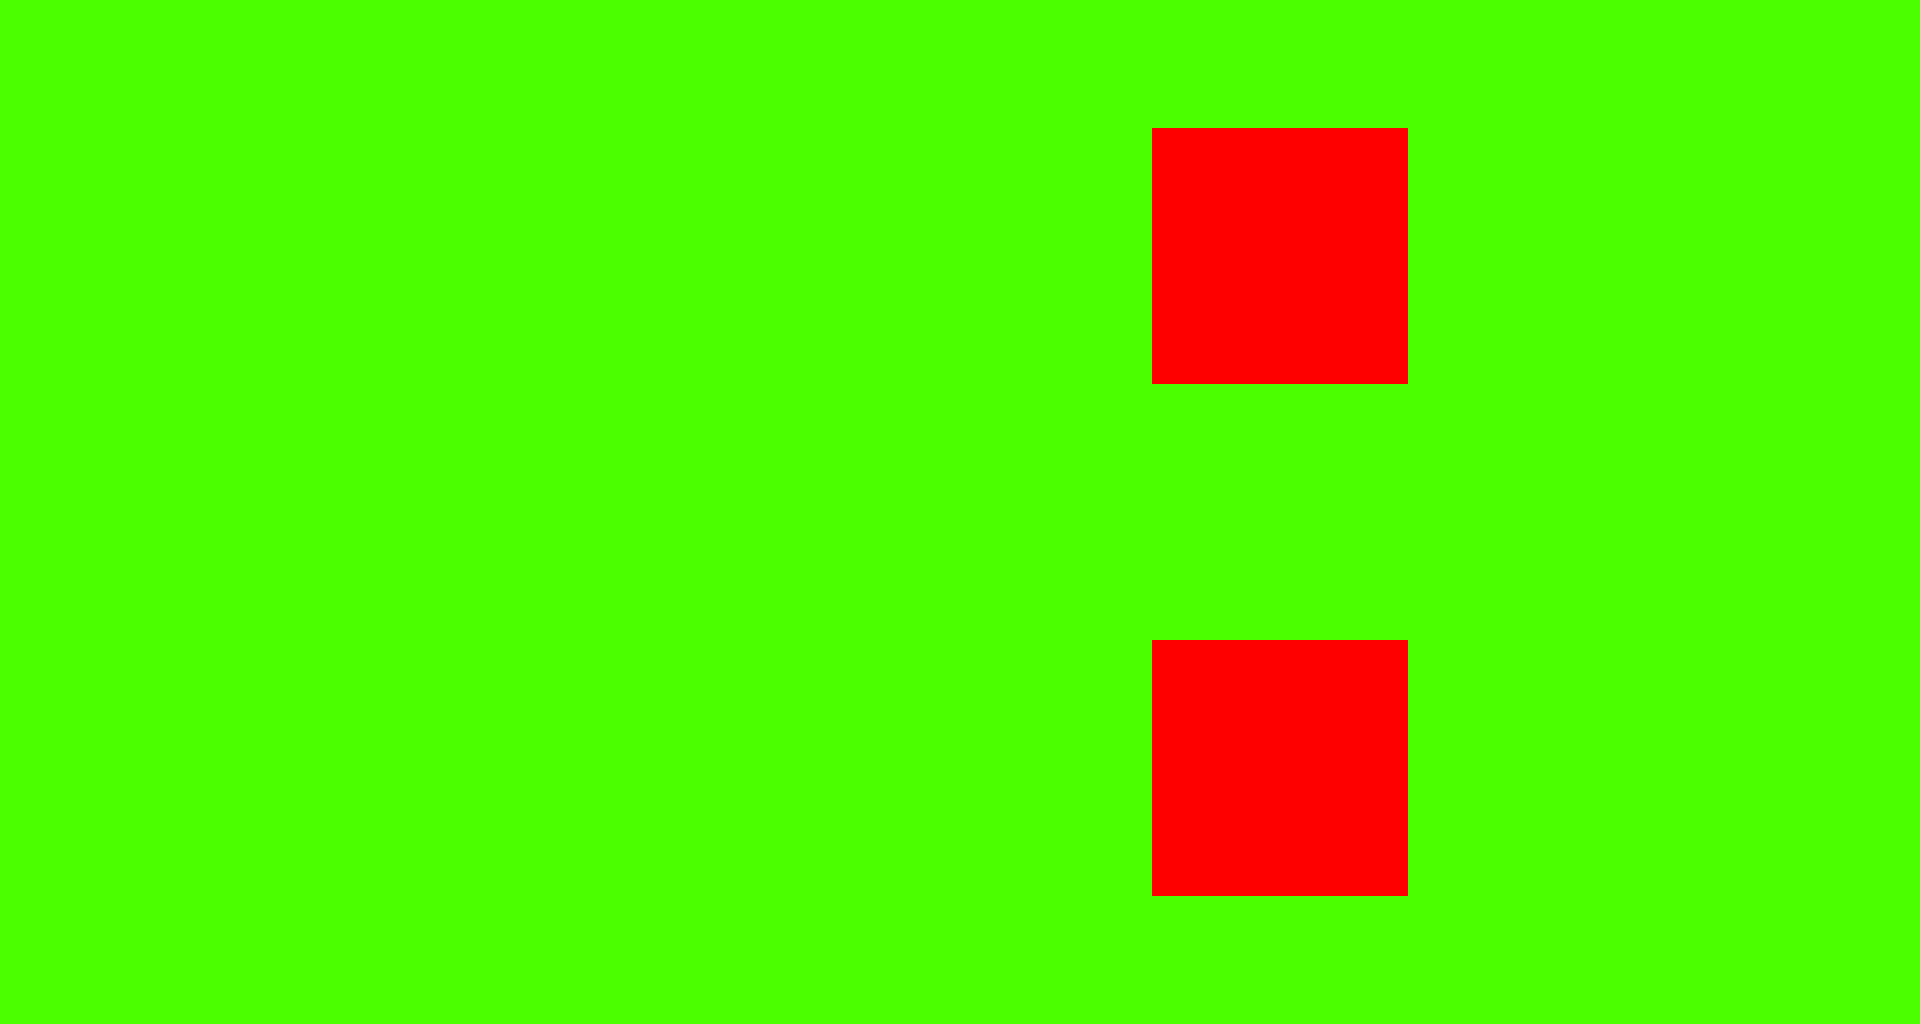

This game map was drawn from its Tiled (.tmx) file and the tilesets committed beside it. A one-line description and the full map source follow:
An orthogonal 30x16 tile map with 64x64 px tiles, 1 tile layer (world).

<map version="1.10" tiledversion="1.10.1" orientation="orthogonal" renderorder="right-down" width="30" height="16" tilewidth="64" tileheight="64" infinite="0" nextlayerid="2" nextobjectid="1">
 <editorsettings>
  <export target="tilemap/map1.json" format="json" />
 </editorsettings>
 <tileset firstgid="1" name="tempset" tilewidth="64" tileheight="64" tilecount="2" columns="2">
  <image source="tilemap/tempset.png" width="128" height="64" />
  <tile id="0">
   <properties>
    <property name="collides" type="bool" value="true" />
   </properties>
  </tile>
  <tile id="1">
   <properties>
    <property name="collisions" type="bool" value="false" />
   </properties>
  </tile>
 </tileset>
 <layer id="1" name="world" width="30" height="16">
  <data encoding="csv">
2,2,2,2,2,2,2,2,2,2,2,2,2,2,2,2,2,2,2,2,2,2,2,2,2,2,2,2,2,2,
2,2,2,2,2,2,2,2,2,2,2,2,2,2,2,2,2,2,2,2,2,2,2,2,2,2,2,2,2,2,
2,2,2,2,2,2,2,2,2,2,2,2,2,2,2,2,2,2,1,1,1,1,2,2,2,2,2,2,2,2,
2,2,2,2,2,2,2,2,2,2,2,2,2,2,2,2,2,2,1,1,1,1,2,2,2,2,2,2,2,2,
2,2,2,2,2,2,2,2,2,2,2,2,2,2,2,2,2,2,1,1,1,1,2,2,2,2,2,2,2,2,
2,2,2,2,2,2,2,2,2,2,2,2,2,2,2,2,2,2,1,1,1,1,2,2,2,2,2,2,2,2,
2,2,2,2,2,2,2,2,2,2,2,2,2,2,2,2,2,2,2,2,2,2,2,2,2,2,2,2,2,2,
2,2,2,2,2,2,2,2,2,2,2,2,2,2,2,2,2,2,2,2,2,2,2,2,2,2,2,2,2,2,
2,2,2,2,2,2,2,2,2,2,2,2,2,2,2,2,2,2,2,2,2,2,2,2,2,2,2,2,2,2,
2,2,2,2,2,2,2,2,2,2,2,2,2,2,2,2,2,2,2,2,2,2,2,2,2,2,2,2,2,2,
2,2,2,2,2,2,2,2,2,2,2,2,2,2,2,2,2,2,1,1,1,1,2,2,2,2,2,2,2,2,
2,2,2,2,2,2,2,2,2,2,2,2,2,2,2,2,2,2,1,1,1,1,2,2,2,2,2,2,2,2,
2,2,2,2,2,2,2,2,2,2,2,2,2,2,2,2,2,2,1,1,1,1,2,2,2,2,2,2,2,2,
2,2,2,2,2,2,2,2,2,2,2,2,2,2,2,2,2,2,1,1,1,1,2,2,2,2,2,2,2,2,
2,2,2,2,2,2,2,2,2,2,2,2,2,2,2,2,2,2,2,2,2,2,2,2,2,2,2,2,2,2,
2,2,2,2,2,2,2,2,2,2,2,2,2,2,2,2,2,2,2,2,2,2,2,2,2,2,2,2,2,2
</data>
 </layer>
</map>
